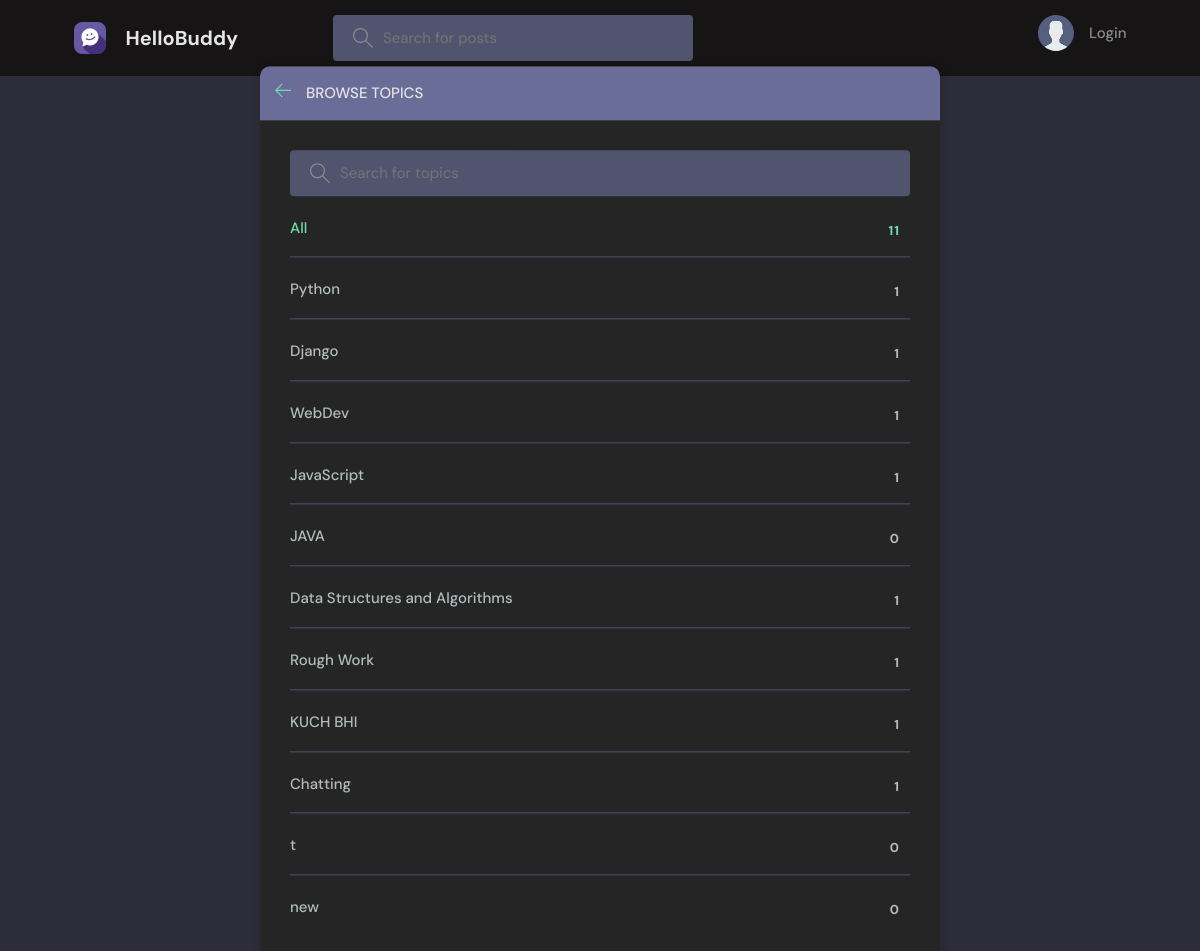
The page /topics/ on the database as committed earlier.
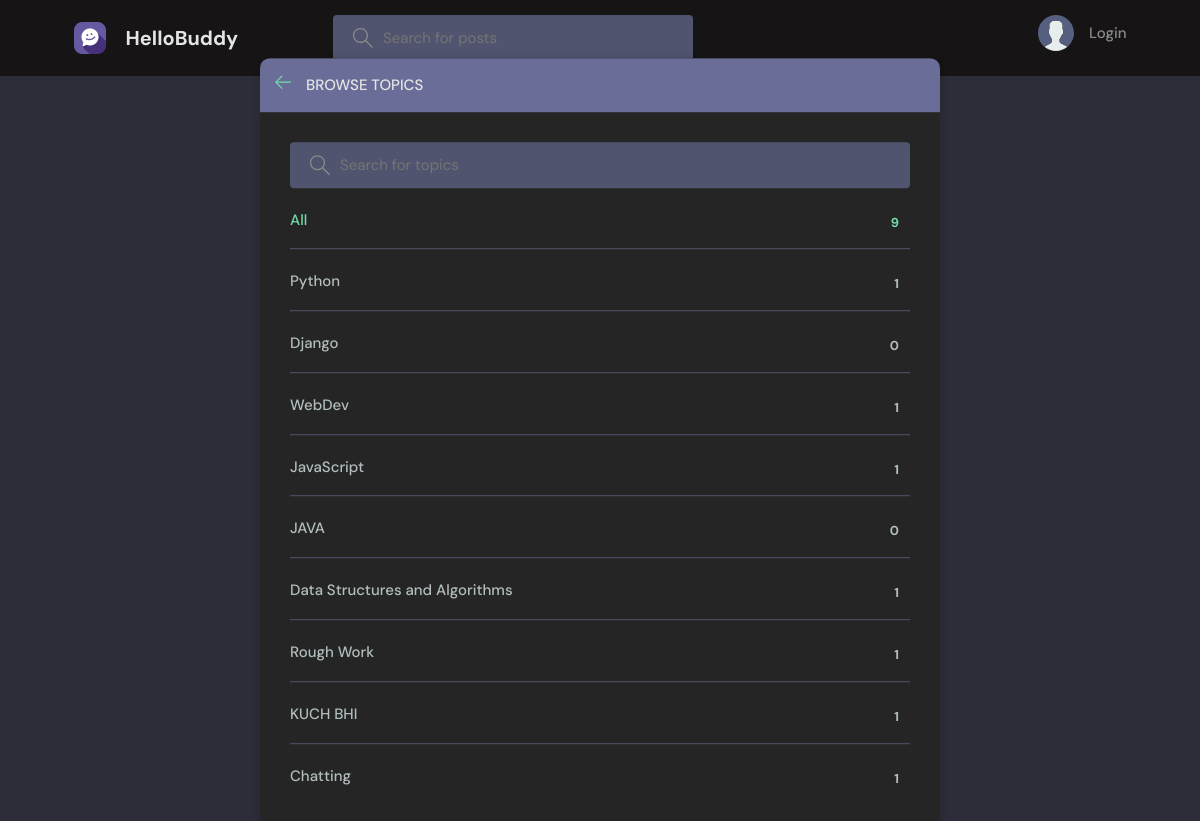
The same page on the database as committed later.
### base/models.py (models this page shows, shortened)
class Topic(models.Model):
    name=models.CharField(max_length=200)

### base/views.py (the view)
# urls.py: path('topics/',views.topicsPage,name="topics"),
def topicsPage(request):
    q=request.GET.get('q') if request.GET.get('q')!=None else ''
    topics=Topic.objects.filter(name__icontains=q)
    return render(request, 'base/topics.html', {'topics':topics})

### base/templates/base/topics.html (shortened to what this page needs)
{% extends 'main.html' %}
{% block content %}
<main class="create-room layout">
  <div class="container">
    <div class="layout__box">
      <div class="layout__boxHeader">
        <div class="layout__boxTitle">
          <a href="{% url 'home' %}">
            <svg version="1.1" xmlns="http://www.w3.org/2000/svg" width="32" height="32" viewBox="0 0 32 32">
              <title>arrow-left</title>
              <path
                d="M13.723 2.286l-13.723 13.714 13.719 13.714 1.616-1.611-10.96-10.96h27.625v-2.286h-27.625l10.965-10.965-1.616-1.607z">
              </path>
            </svg>
          </a>
          <h3>Browse Topics</h3>
        </div>
      </div>
      <div class="topics-page layout__body">
        <form action="" method="GET" class="header__search">
          <label>
            <input name="q" placeholder="Search for topics" />
          </label>
        </form>
        <ul class="topics__list">
          <li>
            <a href="{% url 'topics' %}" class="active">All <span>{{topics.count}}</span></a>
          </li>
          {% for topic in topics %}
          <li>
            <a href="{% url 'home' %}?q={{topic.name}}">{{ topic.name }} <span>{{topic.room_set.all.count}}</span></a>
          </li>
          {% endfor %}
        </ul>
      </div>
    </div>
  </div>
</main>
{% endblock content %}

Rows that differ between the two databases and show on the page:
removed Topic: name "t", room_set.all.count "0"
removed Topic: name "new", room_set.all.count "0"
computed for Topic "Django": room_set.all.count "1" → "0"
Other text that changed with them:
{{ topics.count }}: "11" → "9"
